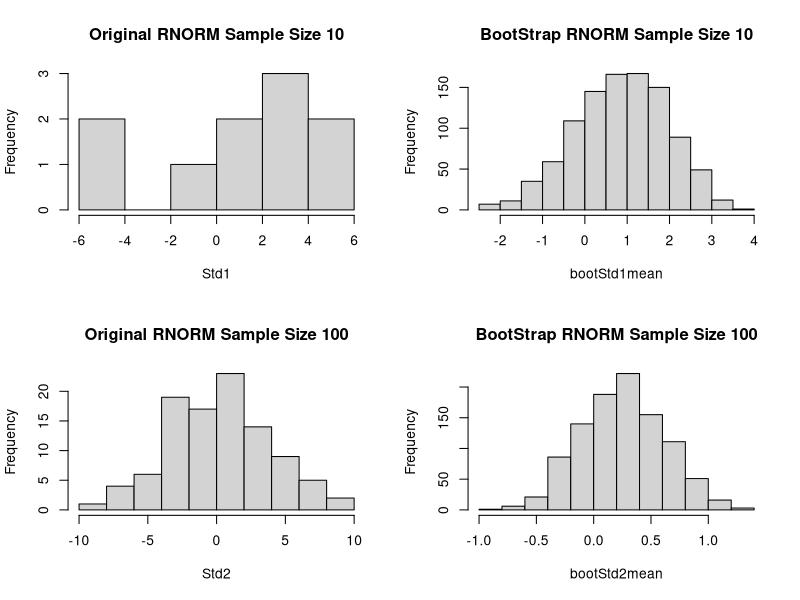
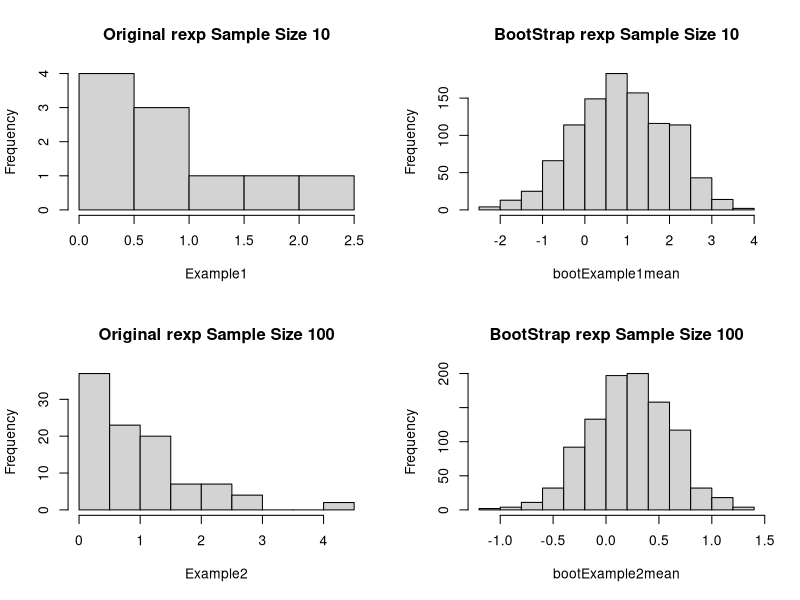

Recreate these plots in R, in order.
## ---- chunk 1
Std1<-rnorm(10, 0, 4)
Std1
Std2<-rnorm(100, 0, 4)
Std2
## ---- chunk 2
Example1 <- rexp(10)  
Example1
Example2 <- rexp(100)
Example2
## ---- chunk 3
bootStd1mean <- numeric(1000)
bootStd2mean <- numeric(1000)
bootExample1mean <- numeric(1000)
bootExample2mean <- numeric(1000)
## ---- chunk 4
for (i in 1:1000) {
bootStd1 <- sample(Std1, size=length(Std1), replace=TRUE)
bootStd2 <- sample(Std2, size=length(Std2), replace=TRUE)

bootexp1 <- sample(Std1, size=length(Example1), replace=TRUE)
bootexp2 <- sample(Std2, size=length(Example2), replace=TRUE)

bootStd1mean[i] <- mean(bootStd1)
bootStd2mean[i] <- mean(bootStd2)

bootExample1mean[i] <- mean(bootexp1)
bootExample2mean[i] <- mean(bootexp2)
}
## ---- chunk 5
par(mfrow=c(2,2))
hist(Std1, main = "Original RNORM Sample Size 10")
hist(bootStd1mean, main = "BootStrap RNORM Sample Size 10")

hist(Std2, main = "Original RNORM Sample Size 100")
hist(bootStd2mean, main = "BootStrap RNORM Sample Size 100")

## ---- chunk 6
par(mfrow=c(2,2))
hist(Example1, main = "Original rexp Sample Size 10")
hist(bootExample1mean, main = "BootStrap rexp Sample Size 10")

hist(Example2, main = "Original rexp Sample Size 100")
hist(bootExample2mean, main = "BootStrap rexp Sample Size 100")
